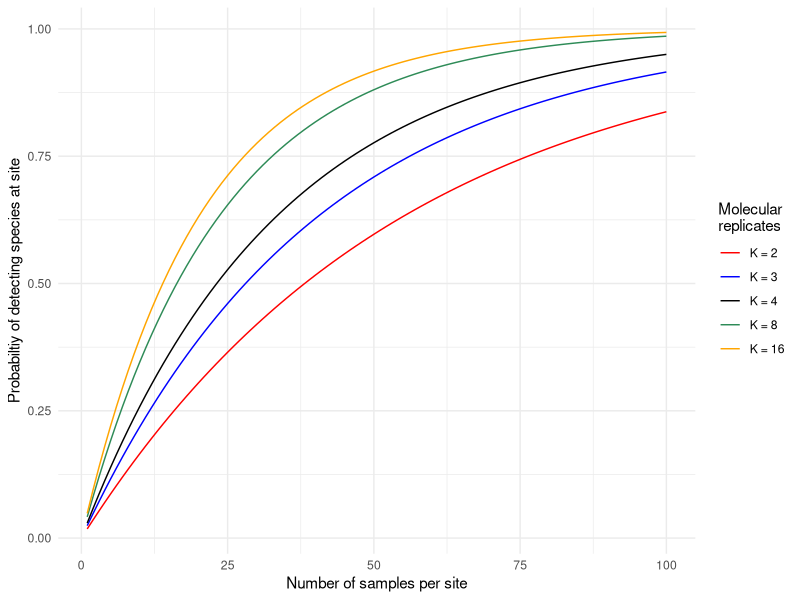
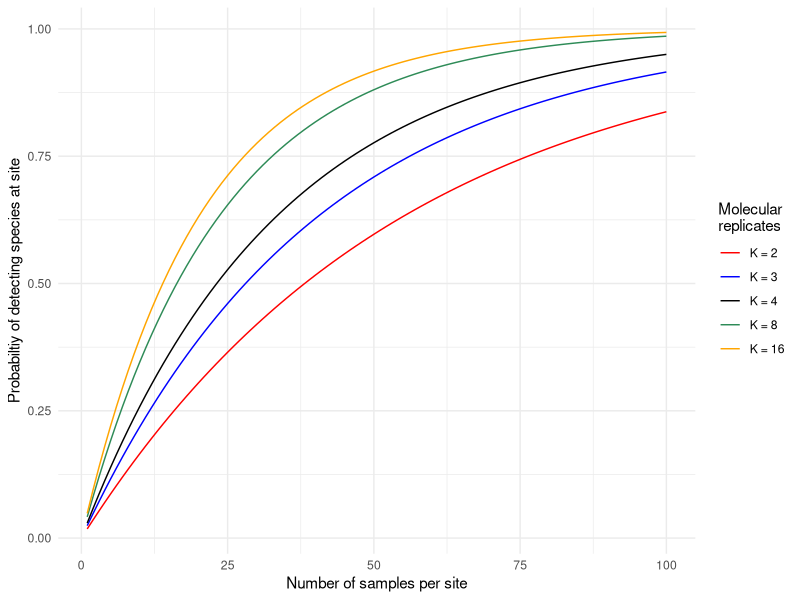
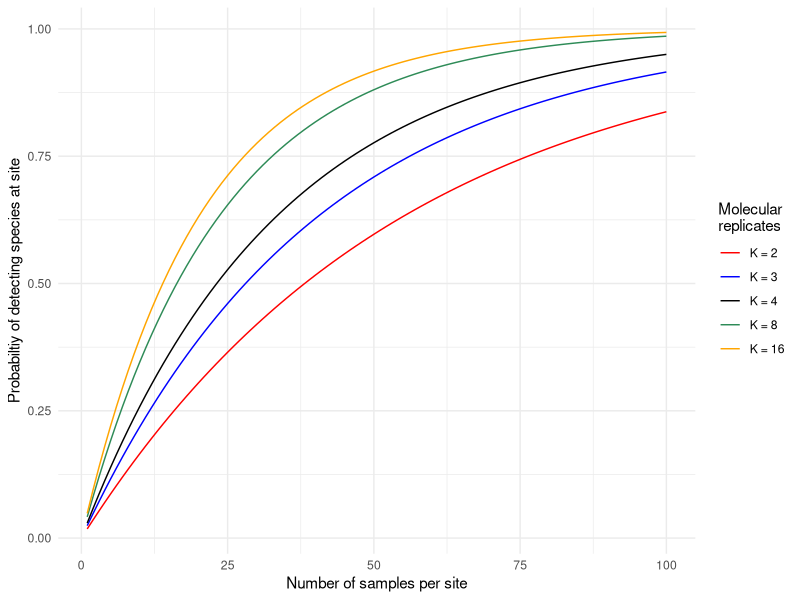

Here is the R script that generated these plots, in order: (Note: a time limit stopped this script after it produced the figures.)
## ---- chunk 1
knitr::opts_chunk$set(echo = TRUE)
assign("depthtrigger", 10, data.table:::.global)
## ---- chunk 2
comb = function(n, r){ factorial(n)/(factorial(r) * factorial(n -r ))}

sampleDetectionOne <- function(
	J = 50,
	K = 8,
	theta = 0.06,
	pDetection  = 0.3
	
	){
  
    jIndx = J:0
	prob = 	sum(comb( J, jIndx) *  (1 - theta) ^ jIndx * (theta * (1 - pDetection)^K )  ^ rev(jIndx))
	return(1 - prob)
	}
## ---- chunk 3
library(data.table)
results <- data.table(expand.grid(J = 1:100,
							theta = c(0.05, 0.1, 0.2, 0.4, 0.8, 1.0), 
							pDetection = c(0.05, 0.1, 0.2, 0.4, 0.8, 1.0),
							K = c(2, 3, 4, 8, 16)))

for(index in 1:nrow(results)){
  results[ index, ProbDetect :=
	  sampleDetectionOne(J = J, K = K, theta = theta, pDetection = pDetection)]
}
results[ , thetaPlot := factor(paste0("theta = ", theta))]
results[ , pDetectionPlot := factor(paste0("p = ", pDetection))]
results[ , KPlot := factor(paste0("K = ", K))]
## ---- chunk 4
library(ggplot2)
results[ , KPlot := factor(KPlot,
                           levels = levels(results$KPlot)[
                             order(as.numeric(gsub("K = ", "",
                                                   levels(results$KPlot))))])]

detectOne <- ggplot(data = results[ theta == 0.05 & pDetection == 0.2,], 
                    aes(x = J, y = ProbDetect, color = KPlot)) +
	geom_line() +
	theme_minimal() +
	ylab("Probabiltiy of detecting species at site") +
	xlab("Number of samples per site") +
  scale_color_manual("Molecular\nreplicates",
                     values = c("red", "blue", "black", "seagreen", "orange", "grey50"))
print(detectOne)
ggsave(filename = "detectingOneP3T06.pdf", detectOne, width = 6, height = 4)
ggsave(filename = "detectingOneP3T06.jpg", detectOne, width = 6, height = 4)

## ---- chunk 5
samplesDetect <- function(
	nSims = 2,
	J = c(10, 100),
	theta = c(0.06, 0.42),
	K = 8,
	pDetection = c(0.3, 0.4)){
		results <- data.table(expand.grid(simulation = 1:nSims,
					   J = J, theta = theta,
					   K = K, pDetection = pDetection))
	for(index in 1:dim(results)[1]){
		results[ index, nPositive :=
			length(which(
				rbinom(n = length(which(rbinom( n = J, size = 1, prob = theta) >0)),
					   size = K, prob = pDetection) > 0))]
		}
	results[ , pPositive := nPositive/J]
	results[ , Samples := factor(paste0("J = ", J))]
	results[ , SamplesPlot  := factor(J)]

	results[ , thetaPlot := factor(paste0("theta = ", theta))]
  results[ , thetaPlot2 := factor( theta)]

  results[ , pDetectionPlot := factor(paste0("p = ", pDetection))]

	factorOrder <- order(as.numeric(gsub("J = ", "", 
	                                     levels(results$Samples))), 
	                     decreasing = FALSE)
  results[ , Samples := factor(Samples, levels = levels(Samples)[factorOrder]) ]

  results[ , KPlot := paste0("K = ", K)]
  KOrder <- unique(results$KPlot)[
    order(as.numeric(gsub("K = ", "",
                          unique(results$KPlot))), 
          decreasing = FALSE)]
  results[ , KPlot := factor( KPlot, levels = KOrder)]

  results[ , KPlot2 := factor(gsub("K = ", "", KPlot))]
  KOrder2 <- unique(results$KPlot2)[order(as.numeric(unique(results$KPlot)), decreasing = FALSE)]
  results[ , KPlot2 := factor( KPlot2, levels = KOrder2)]

	return(results)
}

sampleResults <- samplesDetect(nSims = 4000,
                               theta = c(0.05, 0.1, 0.2, 0.4, 0.8, 1.0),
                               pDetection = c(0.05, 0.1, 0.2, 0.4, 0.8, 1.0),
                               J = c(5, 10, 20, 40, 80, 120),
                               K = c(2, 4, 8, 16))


compareSites <- ggplot(sampleResults, aes(x = KPlot2, y = pPositive, fill = thetaPlot)) +
	geom_boxplot(outlier.size = 0.5) +
	facet_grid(  Samples ~  pDetectionPlot ) +
  theme_minimal() +
	ylab(expression(over("Number of simulated positive samples",
	                     "Total number of simulated samples"))) +
  xlab("Number of molecular replicates") +
  scale_fill_manual(expression("Generating "*theta),
                    values = c("red", "blue", "black", "seagreen", "orange", "grey50"))
print(compareSites)
ggsave(filename = "compareSitesPoster.pdf", compareSites, width = 6, height = 4)
ggsave(filename = "compareSitesPoster.jpg", compareSites, width = 6, height = 4)
